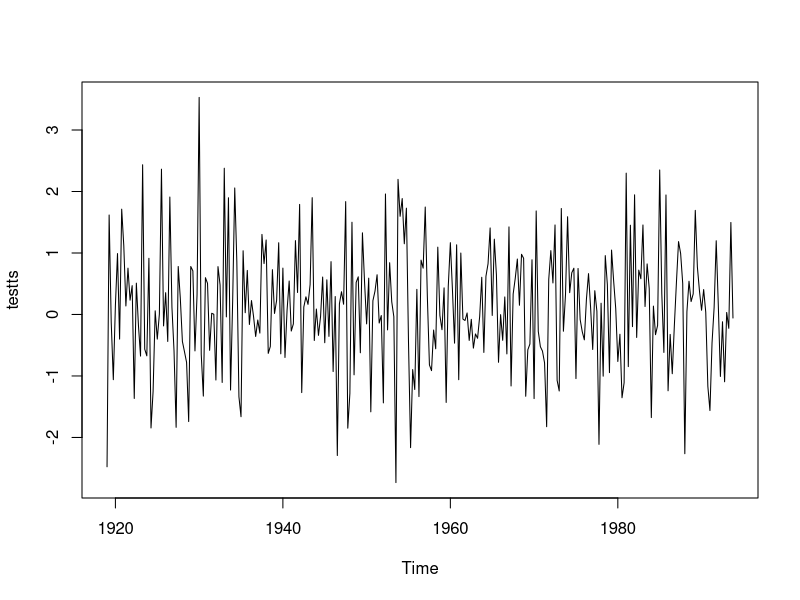
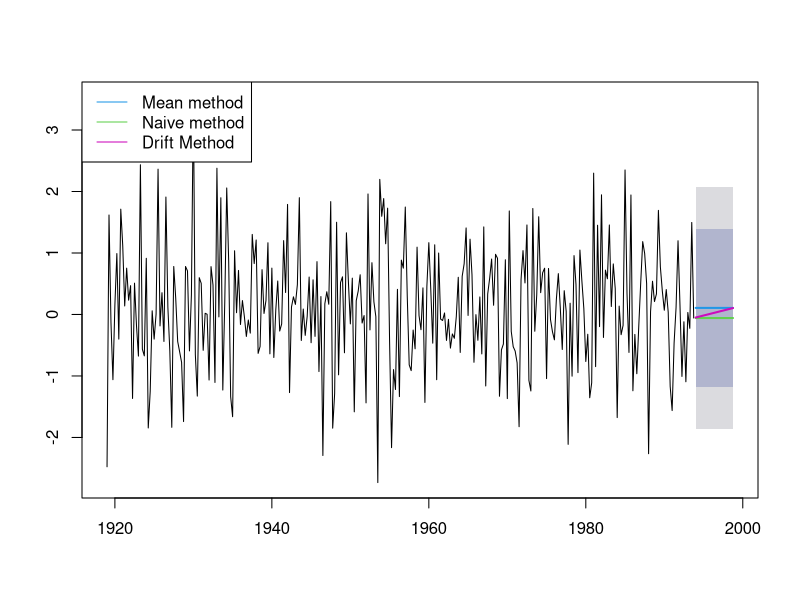
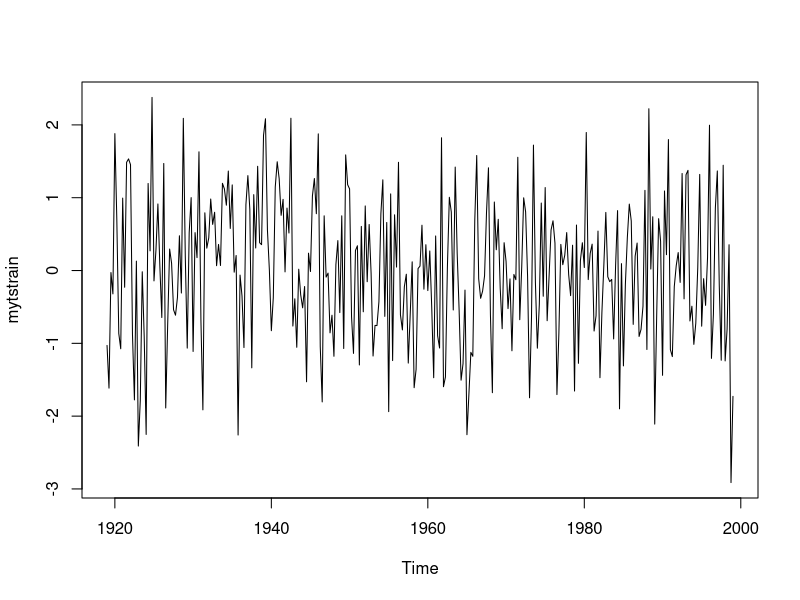
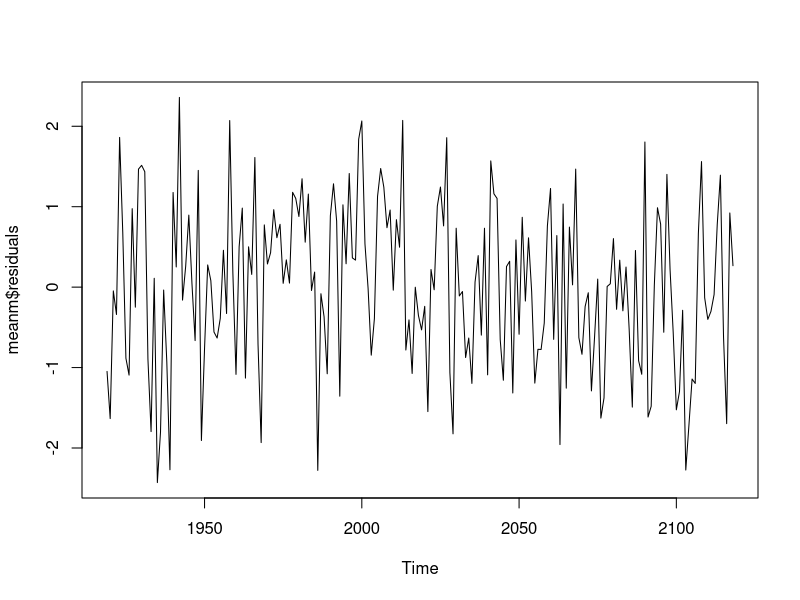
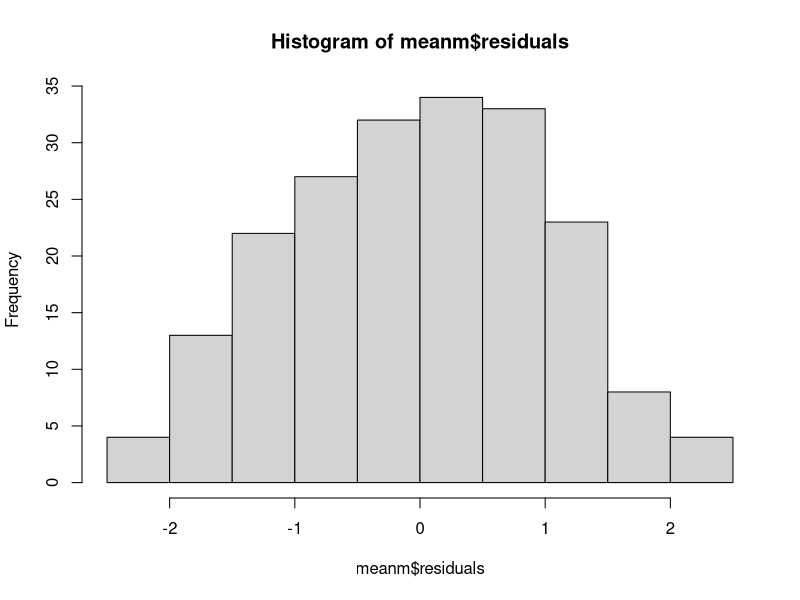
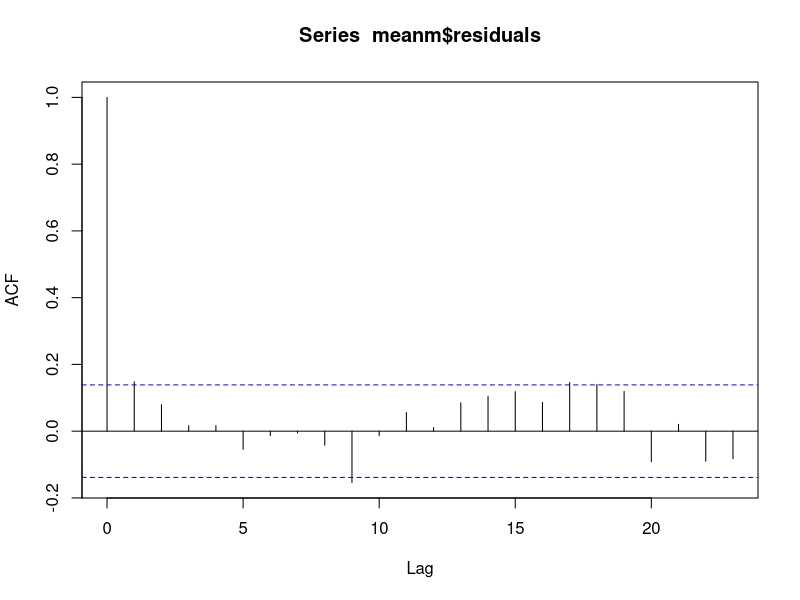

These figures' R source, in order:
## Simple Models

testts <- ts(rnorm(300), start = c(1919,1), frequency = 4)
plot(testts)

library(forecast)
meanmodel <- meanf(testts, h=20)
naivemodel <- naive(testts, h=20)
driftmmodel <- rwf(testts, h=20, drift = T)

plot(meanmodel, main = "")
lines(naivemodel$mean, col=123, lwd = 2)
lines(driftmmodel$mean, col=22, lwd = 2)
legend("topleft",lty=1,col=c(4,123,22),
       legend=c("Mean method","Naive method","Drift Method"))


##

## Accuracy and model comparison
set.seed(95)
myts <- ts(rnorm(400), start = c(1919,1), frequency = 4)

# Training set (80% of whole time series)
mytstrain <- window(myts, start = 1919, end = 1999)

plot(mytstrain)

# The 3 models we want to test
library(forecast)
meanmodel <- meanf(mytstrain, h=80)
naivemodel <- naive(mytstrain, h=80)
driftmodel <- rwf(mytstrain, h=80, drift = T)

# Extracting the test set
mytstest <- window(myts, start = 2000)

accuracy(meanmodel, mytstest)
accuracy(naivemodel, mytstest)
accuracy(driftmodel, mytstest)




## Residual

# Our dataset
set.seed(95)
myts <- ts(rnorm(200), start = (1919))

# Setting up our simple models
library(forecast)
meanm <- meanf(myts, h=20)
naivem <- naive(myts, h=20)
driftm <- rwf(myts, h=20, drift = T)

# Variance and mean of the mean model
var(meanm$residuals)
plot(meanm$residuals)
mean(meanm$residuals)

# Deleting the NA at the front of the vector
naivwithoutNA <- naivem$residuals
naivwithoutNA <- naivwithoutNA[2:200]
var(naivwithoutNA)
mean(naivwithoutNA)


driftwithoutNA <- driftm$residuals
driftwithoutNA <- driftwithoutNA[2:200]
var(driftwithoutNA)
mean(driftwithoutNA)

# Histogram of distribution
hist(meanm$residuals)

# Autcorrelation
acf(meanm$residuals)
